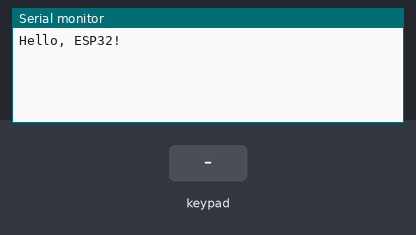
This sketch was run on a simulated ESP32. Shown: the last lines printed to the serial monitor. The inputs (shaded band) are chosen by the test bench.

Above: at 1.2 s.
1.3 s: key '1' pressed
At 1.9 s:
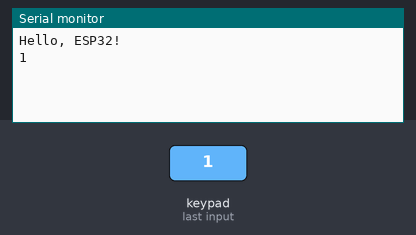
2.8 s: keypad keys 2 7 1 3 2 2 4 # pressed 0.4 s apart
At 6.3 s:
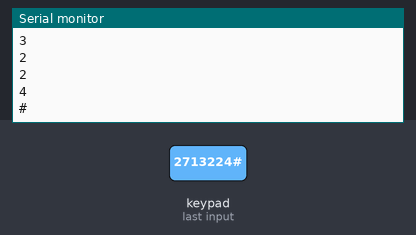
7.5 s: key 'A' pressed
At 7.9 s:
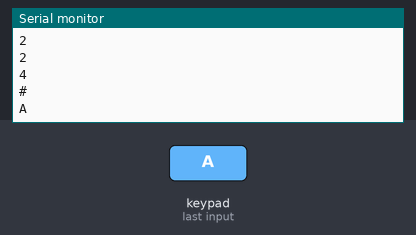
9.0 s: keypad keys 2 7 1 3 2 2 4 * pressed 0.4 s apart
At 12.3 s:
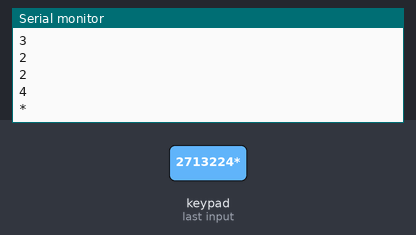
13.7 s: key 'B' pressed
At 14.7 s:
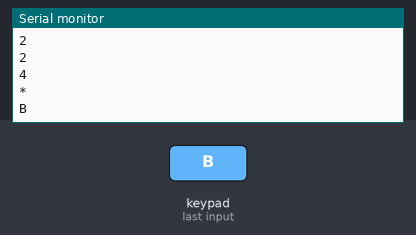
15.2 s: keypad keys 2 7 1 3 2 2 4 D pressed 0.4 s apart
At 18.4 s:
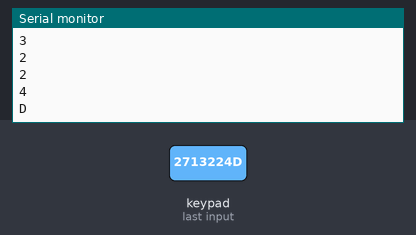
Timing chart, 0 to 19.9 s (numbered marks = the images above; inputs shaded):
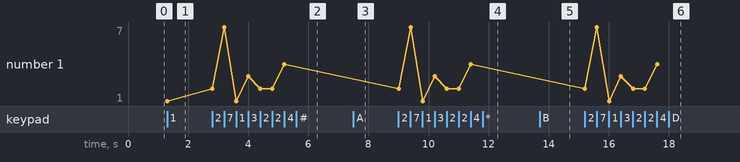

The sketch:

esp_keypad.ino
```cpp
#include <Keypad.h>

const int rows = 4;
const int cols = 4;

char keys[rows][cols] = {
  {'1', '2', '3', 'A'},
  {'4', '5', '6', 'B'},
  {'7', '8', '9', 'C'},
  {'*', '0', '#', 'D'},
};

uint8_t colPins[] = {27, 13, 22, 4};
uint8_t rowPins[] = {33, 25, 26, 14};

Keypad keypad = Keypad(makeKeymap(keys), rowPins, colPins, rows, cols);

void setup() {
  Serial.begin(115200);
  Serial.println("Hello, ESP32!");
}

void loop() {
  char key = keypad.getKey();
  if (key) {
    Serial.println(key);
  }
}
```

Measured:
- after the input at 1.3 s, the serial monitor: prints a new line at once (image 1)
- after the input at 2.8 s, the serial monitor: prints a new line at once (image 2)
- after the input at 7.5 s, the serial monitor: prints a new line at once (image 3)
- after the input at 9.0 s, the serial monitor: prints a new line at once (image 4)
- after the input at 13.7 s, the serial monitor: prints a new line at once (image 5)
- after the input at 15.2 s, the serial monitor: prints a new line at once (image 6)
- plotted number 1: 1 → 4 after the input at 2.8 s
